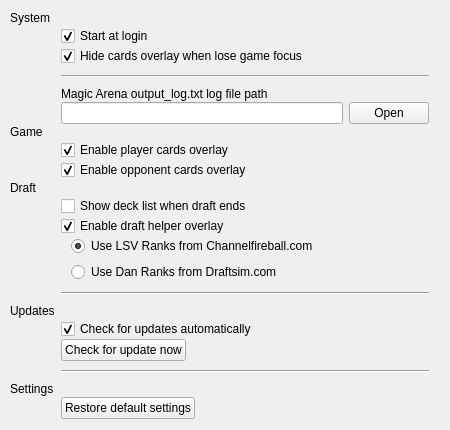
<?xml version="1.0" encoding="UTF-8"?>
<ui version="4.0">
 <class>TabGeneral</class>
 <widget class="QWidget" name="TabGeneral">
  <property name="geometry">
   <rect>
    <x>0</x>
    <y>0</y>
    <width>450</width>
    <height>430</height>
   </rect>
  </property>
  <property name="minimumSize">
   <size>
    <width>450</width>
    <height>430</height>
   </size>
  </property>
  <property name="windowTitle">
   <string>General</string>
  </property>
  <layout class="QGridLayout" name="gridLayout" rowstretch="0,0,0,0,0,0,0,0,0,0,0,0,0,0,0,0,0,0,0,0,0,0,0,0,0,0,0,0,0,0,0,0,0,0,0,0,0,0,0,0,0" columnstretch="0,0,0">
   <property name="sizeConstraint">
    <enum>QLayout::SetDefaultConstraint</enum>
   </property>
   <property name="leftMargin">
    <number>10</number>
   </property>
   <property name="topMargin">
    <number>10</number>
   </property>
   <property name="horizontalSpacing">
    <number>6</number>
   </property>
   <property name="verticalSpacing">
    <number>0</number>
   </property>
   <item row="30" column="1">
    <layout class="QHBoxLayout" name="horizontalLayout_9">
     <item>
      <widget class="QPushButton" name="btCheckUpdate">
       <property name="statusTip">
        <string>Verify if there is a new version now</string>
       </property>
       <property name="text">
        <string>Check for update now</string>
       </property>
      </widget>
     </item>
     <item>
      <spacer name="horizontalSpacer_12">
       <property name="orientation">
        <enum>Qt::Horizontal</enum>
       </property>
       <property name="sizeHint" stdset="0">
        <size>
         <width>20</width>
         <height>20</height>
        </size>
       </property>
      </spacer>
     </item>
    </layout>
   </item>
   <item row="12" column="1">
    <widget class="QCheckBox" name="cbOOEnabled">
     <property name="statusTip">
      <string>Show opponent cards drawn</string>
     </property>
     <property name="text">
      <string>Enable opponent cards overlay</string>
     </property>
     <property name="checked">
      <bool>true</bool>
     </property>
    </widget>
   </item>
   <item row="6" column="1">
    <widget class="Line" name="line_2">
     <property name="minimumSize">
      <size>
       <width>0</width>
       <height>20</height>
      </size>
     </property>
     <property name="orientation">
      <enum>Qt::Horizontal</enum>
     </property>
    </widget>
   </item>
   <item row="19" column="1" rowspan="3">
    <layout class="QHBoxLayout" name="horizontalLayout_2">
     <item>
      <spacer name="horizontalSpacer">
       <property name="orientation">
        <enum>Qt::Horizontal</enum>
       </property>
       <property name="sizeType">
        <enum>QSizePolicy::Fixed</enum>
       </property>
       <property name="sizeHint" stdset="0">
        <size>
         <width>10</width>
         <height>20</height>
        </size>
       </property>
      </spacer>
     </item>
     <item>
      <layout class="QVBoxLayout" name="verticalLayout">
       <item>
        <widget class="QRadioButton" name="rbRankLSV">
         <property name="statusTip">
          <string>Good for new players since it provides a commentary about each card.</string>
         </property>
         <property name="text">
          <string>Use LSV Ranks from Channelfireball.com</string>
         </property>
         <property name="checked">
          <bool>true</bool>
         </property>
        </widget>
       </item>
       <item>
        <widget class="QRadioButton" name="rbRankDraftsim">
         <property name="statusTip">
          <string>Better option because the ratings were updated after the set launch, so they reflect better the card value.</string>
         </property>
         <property name="text">
          <string>Use Dan Ranks from Draftsim.com</string>
         </property>
        </widget>
       </item>
      </layout>
     </item>
    </layout>
   </item>
   <item row="1" column="1">
    <widget class="QCheckBox" name="cbStartAtLogin">
     <property name="statusTip">
      <string>Start Lotus Tracker with system</string>
     </property>
     <property name="text">
      <string>Start at login</string>
     </property>
     <property name="checked">
      <bool>true</bool>
     </property>
    </widget>
   </item>
   <item row="8" column="1">
    <layout class="QHBoxLayout" name="horizontalLayout">
     <item>
      <widget class="QLineEdit" name="leLog"/>
     </item>
     <item>
      <widget class="QPushButton" name="btOpenLog">
       <property name="text">
        <string>Open</string>
       </property>
      </widget>
     </item>
    </layout>
   </item>
   <item row="31" column="1">
    <widget class="Line" name="line">
     <property name="minimumSize">
      <size>
       <width>0</width>
       <height>20</height>
      </size>
     </property>
     <property name="orientation">
      <enum>Qt::Horizontal</enum>
     </property>
    </widget>
   </item>
   <item row="9" column="0">
    <widget class="QLabel" name="label_4">
     <property name="text">
      <string>Game</string>
     </property>
    </widget>
   </item>
   <item row="28" column="0">
    <widget class="QLabel" name="label_2">
     <property name="text">
      <string>Updates</string>
     </property>
    </widget>
   </item>
   <item row="24" column="1">
    <widget class="Line" name="line_3">
     <property name="minimumSize">
      <size>
       <width>0</width>
       <height>20</height>
      </size>
     </property>
     <property name="orientation">
      <enum>Qt::Horizontal</enum>
     </property>
    </widget>
   </item>
   <item row="10" column="1">
    <widget class="QCheckBox" name="cbPOEnabled">
     <property name="statusTip">
      <string>Show player deck with cards drawn</string>
     </property>
     <property name="text">
      <string>Enable player cards overlay</string>
     </property>
     <property name="checked">
      <bool>true</bool>
     </property>
    </widget>
   </item>
   <item row="0" column="0">
    <widget class="QLabel" name="label">
     <property name="text">
      <string>System</string>
     </property>
    </widget>
   </item>
   <item row="29" column="1">
    <widget class="QCheckBox" name="cbAutoUpdate">
     <property name="statusTip">
      <string>Automatically verify for new versions</string>
     </property>
     <property name="text">
      <string>Check for updates automatically</string>
     </property>
     <property name="checked">
      <bool>true</bool>
     </property>
    </widget>
   </item>
   <item row="1" column="2">
    <spacer name="horizontalSpacer_6">
     <property name="orientation">
      <enum>Qt::Horizontal</enum>
     </property>
     <property name="sizeType">
      <enum>QSizePolicy::Fixed</enum>
     </property>
     <property name="sizeHint" stdset="0">
      <size>
       <width>10</width>
       <height>20</height>
      </size>
     </property>
    </spacer>
   </item>
   <item row="33" column="0">
    <widget class="QLabel" name="label_3">
     <property name="text">
      <string>Settings</string>
     </property>
    </widget>
   </item>
   <item row="15" column="1">
    <widget class="QCheckBox" name="cbDOEnabled">
     <property name="statusTip">
      <string>Draft help show you cards ranking</string>
     </property>
     <property name="text">
      <string>Enable draft helper overlay</string>
     </property>
     <property name="checked">
      <bool>true</bool>
     </property>
    </widget>
   </item>
   <item row="14" column="1">
    <widget class="QCheckBox" name="cbSDADEnabled">
     <property name="statusTip">
      <string>Nice to take that seven wins screenshot with deck list!</string>
     </property>
     <property name="text">
      <string>Show deck list when draft ends</string>
     </property>
    </widget>
   </item>
   <item row="40" column="1">
    <layout class="QHBoxLayout" name="horizontalLayout_5">
     <item>
      <widget class="QPushButton" name="btReset">
       <property name="statusTip">
        <string>Revert all settings to default state.</string>
       </property>
       <property name="text">
        <string>Restore default settings</string>
       </property>
      </widget>
     </item>
     <item>
      <spacer name="horizontalSpacer_7">
       <property name="orientation">
        <enum>Qt::Horizontal</enum>
       </property>
       <property name="sizeHint" stdset="0">
        <size>
         <width>20</width>
         <height>20</height>
        </size>
       </property>
      </spacer>
     </item>
    </layout>
   </item>
   <item row="5" column="1">
    <widget class="QCheckBox" name="cbHideOnLoseGameFocus">
     <property name="statusTip">
      <string>When change focus to other apps, hide cards overlay.</string>
     </property>
     <property name="text">
      <string>Hide cards overlay when lose game focus</string>
     </property>
     <property name="checked">
      <bool>true</bool>
     </property>
    </widget>
   </item>
   <item row="7" column="1">
    <widget class="QLabel" name="label_5">
     <property name="text">
      <string>Magic Arena output_log.txt log file path</string>
     </property>
    </widget>
   </item>
   <item row="13" column="0">
    <widget class="QLabel" name="label_6">
     <property name="text">
      <string>Draft</string>
     </property>
    </widget>
   </item>
  </layout>
 </widget>
 <layoutdefault spacing="6" margin="11"/>
 <resources/>
 <connections/>
</ui>
